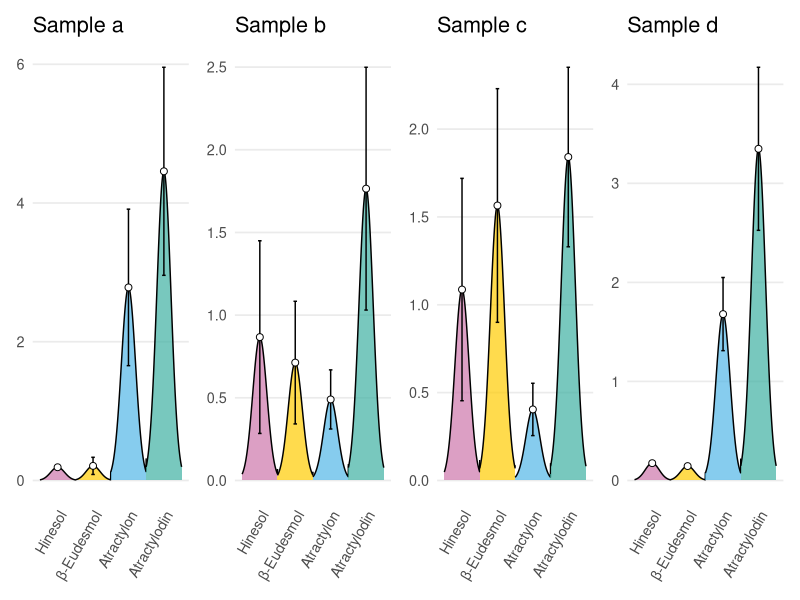

Write R code to recreate this figure.
########Fig3#########
#Fig3A/C,将读取数据从raw_Fig3A.txt换成raw_Fig3C.txt即可
rawgen <- read.table("raw_Fig3A.txt", header = TRUE, sep = "\t", check.names = FALSE)

library(tidyverse)
library(ggpubr)
library(patchwork)
group_colors <- c(
  a = "#febb8b",
  b = "#ffe19d",
  c = "#8c96c7",
  d = "#b4cde5"
)
# 将数据变长
rawgen_long <- rawgen %>%
  pivot_longer(cols = c(a, b, c, d), names_to = "group", values_to = "value") %>%
  mutate(group = factor(group, levels = c("a", "b", "c", "d")))
# 创建每个 type 的图
make_type_plot <- function(type_val) {
  df_sub <- rawgen_long %>% filter(type == type_val)
  
  # 计算每个组的平均值（用于柱状图高度）
  mean_df <- df_sub %>%
    group_by(group) %>%
    summarise(mean_val = mean(value, na.rm = TRUE))
  
  ggplot(df_sub, aes(x = group, y = value)) +
    geom_col(
      data = mean_df,
      aes(y = mean_val, color = group),
      fill = NA,
      width = 0.5,
      linewidth = 1.2
    ) +
    stat_summary(fun.data = mean_se, geom = "errorbar", 
                 width = 0.3, size = 1.2, color = "black") +
    # 均值点
    stat_summary(fun = mean, geom = "point", 
                 size = 4, shape = 21, color = "black", fill = "white") +
    # 原始散点
    geom_jitter(width = 0.15, size = 2, aes(color = group)) +
    scale_color_manual(values = group_colors) +
    scale_fill_identity() +
    stat_compare_means(
      comparisons = list(c("a", "b"), c("c", "d")),
      method = "t.test",
      label = "p.signif"
    ) +
    
    theme_bw(base_size = 14) +
    theme(
      axis.title.y = element_blank(),
      panel.grid.major = element_blank(),
      panel.grid.minor = element_blank(),
      legend.position = "bottom",
      legend.title = element_blank(),
      axis.title.x = element_blank()
    )
}

# 创建每个 type 的图
type_list <- unique(rawgen$type)
type_plots <- map(type_list, make_type_plot)

# 合并图，统一 legend
final_plot <- wrap_plots(type_plots, nrow = 1, guides = "collect") &
  theme(legend.position = "bottom")
#Fig3BD
library(tidyverse)
library(patchwork)

#读取数据
df <- read_tsv("Feng_Fig3BDE.txt")

#转为长格式
df_long <- df %>%
  pivot_longer(cols = c(a, b, c, d), names_to = "SPECI", values_to = "Value")

#设置因子顺序
compound_levels <- c("Hinesol", "β-Eudesmol", "Atractylon", "Atractylodin")
spe_order <- c("a", "b", "c", "d")
df_long <- df_long %>%
  mutate(
    type = factor(type, levels = compound_levels),
    SPECI = factor(SPECI, levels = spe_order)
  )

#计算均值、标准差
df_stat <- df_long %>%
  group_by(SPECI, type) %>%
  summarise(
    mean = mean(Value),
    sd = sd(Value),
    .groups = "drop"
  ) %>%
  mutate(center = as.numeric(type))

#构建正态峰函数
generate_peak <- function(mean, sd, center, compound, SPECI) {
  x_seq <- seq(-0.5, 0.5, length.out = 100)
  x_full <- x_seq + center
  y <- dnorm(x_seq, mean = 0, sd = 0.2)
  y_scaled <- y / max(y) * mean
  tibble(x = x_full, y = y_scaled, Compound = compound,
         center = center, mean = mean, sd = sd, SPECI = SPECI)
}

#生成所有峰形数据
df_peaks <- df_stat %>%
  pmap_dfr(~generate_peak(..3, ..4, ..5, ..2, ..1))
df_peaks$SPECI <- factor(df_peaks$SPECI, levels = spe_order)
df_stat$SPECI <- factor(df_stat$SPECI, levels = spe_order)

#自定义颜色
compound_colors <- c(
  "Hinesol" = "#cd76ab",
  "β-Eudesmol" = "#ffcc00",
  "Atractylon" = "#52B6e6",
  "Atractylodin" = "#3eb0a2"
)

#分样本绘图
plot_list <- df_peaks %>%
  split(.$SPECI) %>%
  imap(~{
    df_stat_sub <- df_stat %>% filter(SPECI == .y)
    ggplot(.x, aes(x = x, y = y, fill = Compound)) +
      geom_area(alpha = 0.7, color = "black") +
      geom_errorbar(data = df_stat_sub,
                    aes(x = center, ymin = mean - sd, ymax = mean + sd),
                    width = 0.1, color = "black", inherit.aes = FALSE) +
      geom_point(data = df_stat_sub,
                 aes(x = center, y = mean),
                 shape = 21, fill = "white", color = "black", size = 2,
                 inherit.aes = FALSE) +
      scale_x_continuous(breaks = 1:4,
                         labels = levels(df_stat$type)) +
      scale_fill_manual(values = compound_colors) +
      labs(title = paste("Sample", .y), x = NULL, y = NULL) +
      theme_minimal(base_size = 13) +
      theme(
        legend.position = "none",
        panel.grid.minor = element_blank(),
        panel.grid.major.x = element_blank(),
        axis.text.x = element_text(angle = 60, hjust = 1)
      )
  })

#拼图
wrap_plots(plot_list[spe_order], nrow = 1)
#Fig3E
library(tidyverse)
library(patchwork)

#读取数据
df <- read.table("Feng_Fig3BDE.txt", header = TRUE, sep = "\t", check.names = FALSE)

#计算比值
calculate_ratio <- function(colname) {
  df_ratio <- df %>%
    select(sample, type, group, !!sym(colname)) %>%
    pivot_wider(names_from = type, values_from = !!sym(colname)) %>%
    mutate(ratio = (Atractylodin + Atractylon) / (`Hinesol` + `β-Eudesmol`)) %>%
    select(sample, group, ratio) %>%
    mutate(Type = ifelse(group == "n", "bn", "bs"))
  return(df_ratio)
}

#绘图函数
make_ratio_plot <- function(ratio_df, label) {
  df_stat <- ratio_df %>%
    group_by(Type) %>%
    summarise(mean = mean(ratio), sd = sd(ratio), .groups = "drop")
  
  earth_colors <- c("bn" = "#8B5A2B", "bs" = "#CDAA7D")
  
  ggplot(ratio_df, aes(x = ratio, y = Type)) +
    geom_point(aes(fill = Type), shape = 21, size = 4, alpha = 0.8, stroke = 0) +
    geom_errorbarh(data = df_stat,
                   aes(xmin = mean - sd, xmax = mean + sd, y = Type),
                   height = 0.1, color = "black", linewidth = 0.6,
                   inherit.aes = FALSE) +
    geom_point(data = df_stat,
               aes(x = mean, y = Type, fill = Type),
               shape = 21, color = "black", size = 5, stroke = 1.2,
               inherit.aes = FALSE) +
    geom_vline(xintercept = 1, linetype = "dashed", color = "gray40", linewidth = 0.8) +
    scale_fill_manual(values = earth_colors) +
    labs(
      x = paste0("Ratio (", label, ")"),
      y = NULL, fill = NULL
    ) +
    theme_bw(base_size = 14) +
    theme(
      panel.grid = element_blank(),
      axis.text.y = element_text(face = "bold"),
      legend.position = "none"
    )
}

#生成图
plot_a <- make_ratio_plot(calculate_ratio("a"), "a")
plot_b <- make_ratio_plot(calculate_ratio("b"), "b")
plot_c <- make_ratio_plot(calculate_ratio("c"), "c")
plot_d <- make_ratio_plot(calculate_ratio("d"), "d")

#拼图
final_plot <- (plot_a | plot_b) / (plot_c | plot_d)

